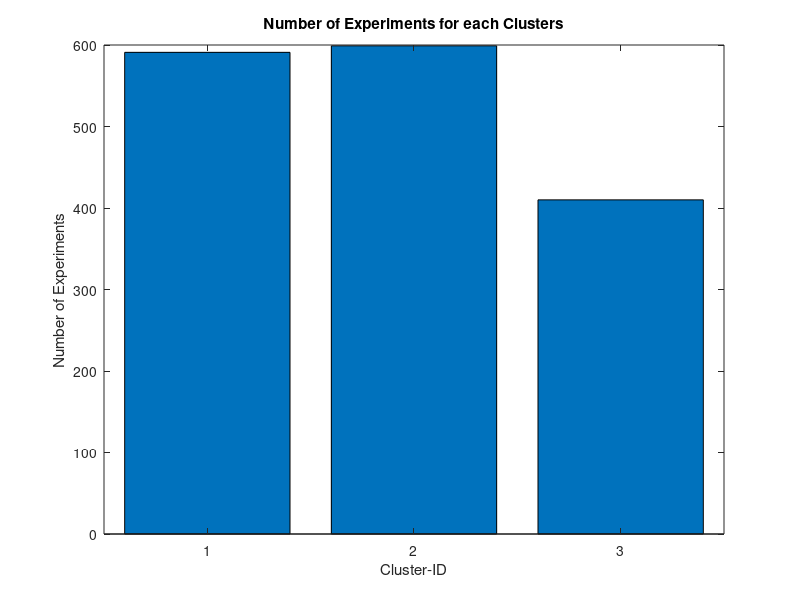
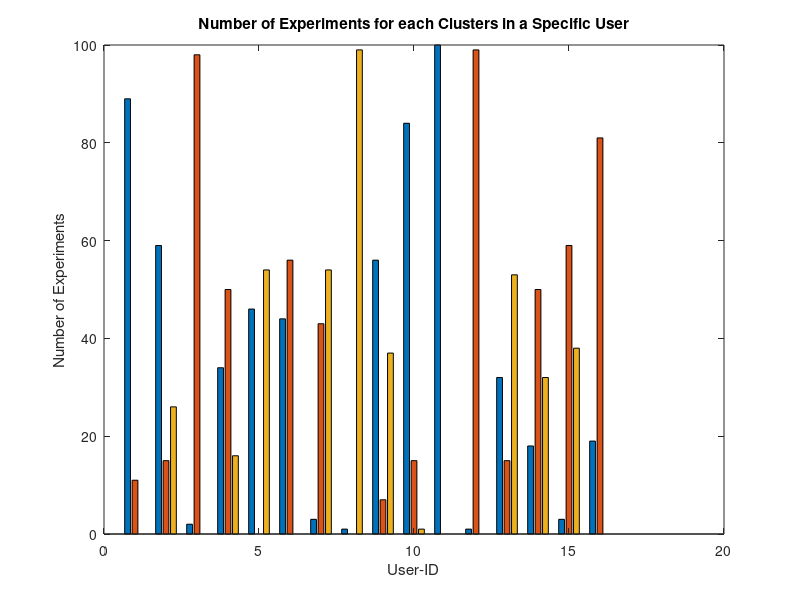

Source code (MATLAB) for these figures, in order: (Note: this script raises an error after producing the figures.)
clear all, close all, clc

filtering=1; %apply Gaussian filter if it's equal to 1.

if filtering
    load('clusters_after_filtering.mat');
else
    load('clusters.mat');
end

num_users=16;
num_votes=5; %from 1 to 5.
num_zones=2; %edge/all
num_levels=4;%4 different kind of noise levels
num_distortions=3; %DG-DR-DS
num_exp=100;
num_clusters=max(clusters);
I=4;
grid_I = [-6:1/I:6];

% 1)Number of Experiments for each Clusters

for i=1:max(clusters) %i is from 1 to number of clusters
    n_of_exp_for_each_clusters (1,i) = sum(clusters(:) == i);
end

figure;bar(n_of_exp_for_each_clusters)
title('Number of Experiments for each Clusters')
xlabel('Cluster-ID')
ylabel('Number of Experiments')

% 2)Number of Experiments for each Clusters in a User

clusters_seperated = reshape(clusters,num_exp,num_users);

for j=1:num_users
    for i=1:max(clusters) %i is from 1 to number of clusters
        n_of_exp_for_each_clusters_in_a_user (j,i) = sum(clusters_seperated(:,j) == i);
    end
end

figure;bar(n_of_exp_for_each_clusters_in_a_user)
title('Number of Experiments for each Clusters in a Specific User')
xlabel('User-ID')
ylabel('Number of Experiments')

legend_names=string(zeros(1,num_clusters));
for i=1:num_clusters
    legend_names(1,i)=sprintf('Cluster-%d', i);
end
legend(legend_names)

% 3)Average pattern for each clusters

for i=1:max(clusters) %i is from 1 to number of clusters
    indices {:,i} = find(clusters(:) == i);%indices of the experiments seperated to cluster-id
end

load('info_matrix_single.mat');

%adding lines at the end of all experiments to compansate the ignoring
%effect of hist2dw function
for i=1:length(info_matrix)
    for j=1:length(info_matrix{1,1})
        info_matrix{1,i}{j}(size(info_matrix{1,i}{j},1)+1,1:2)=1;    
    end
end

info_matrix_in_one_row=[];
for j=1:num_users
    k=info_matrix{1,j}(:);
    info_matrix_in_one_row=[info_matrix_in_one_row;k];
end

%for cluster-id
for cluster_id=1:num_clusters
    H=zeros(length(grid_I),length(grid_I));
    for i=1:length(indices{1,cluster_id})
        d=info_matrix_in_one_row{indices{1,cluster_id}(i),1};
        H=H+hist2dw(d(:,1),d(:,2),d(:,3),grid_I,grid_I); 
    %     figure;imagesc(grid_I,grid_I,H);
    end
    H=H./length(indices{1,cluster_id});
    figure;imagesc(grid_I,grid_I,H);
    h=colorbar;ylabel(h, 'Time elapsed [s]')
    title(sprintf('Average pattern for Cluster-%d', cluster_id))
    xlabel('Position [m] (x-axis)')
    ylabel('Position [m] (z-axis)') 
end

% 4)Distribution of votes in each clusters

load('data.mat'); %load information of experiments
votes=data2{:,6}; %accessing vote info in the 6th column
votes_seperated = reshape(votes,num_exp,num_users); %in each column we have votes of experiments ordered to user_id
[row,col]=size(clusters_seperated);
fre_of_votes=zeros(num_clusters, num_votes);

for i=1:col
    for j=1:row
        fre_of_votes(clusters_seperated(j,i),votes_seperated(j,i))=fre_of_votes(clusters_seperated(j,i),votes_seperated(j,i))+1;
    end
end

figure;bar(fre_of_votes)
title('Distribution of Votes in each Clusters')
xlabel('Cluster-ID')
ylabel('Frequency of Votes')
legend('Vote (1)','Vote (2)','Vote (3)','Vote (4)','Vote (5)')

% 5)Distribution of zones in each clusters

% load('data.mat'); %load information of experiments
zones=data2{:,5}; %accessing vote info in the 5th column
zones_seperated = reshape(zones,num_exp,num_users); %in each column we have zones of experiments ordered to user_id
[row,col]=size(clusters_seperated);
fre_of_zones=zeros(num_clusters, num_zones);

for i=1:col
    for j=1:row
        fre_of_zones(clusters_seperated(j,i),zones_seperated(j,i))=fre_of_zones(clusters_seperated(j,i),zones_seperated(j,i))+1;
    end
end

figure;bar(fre_of_zones)
title('Distribution of Zones in each Clusters')
xlabel('Cluster-ID')
ylabel('Frequency of Zones')
legend('All','Edges')

% 6)Distribution of noise levels in each clusters

% load('data.mat'); %load information of experiments
levels=data2{:,4}; %accessing vote info in the 4th column
levels_seperated = reshape(levels,num_exp,num_users); %in each column we have zones of experiments ordered to user_id
[row,col]=size(clusters_seperated);
fre_of_levels=zeros(num_clusters, num_levels);

for i=1:col
    for j=1:row
        fre_of_levels(clusters_seperated(j,i),levels_seperated(j,i))=fre_of_levels(clusters_seperated(j,i),levels_seperated(j,i))+1;
    end
end

figure;bar(fre_of_levels)
title('Distribution of Noise Levels in each Clusters')
xlabel('Cluster-ID')
ylabel('Frequency of Levels')
legend('1','2','3','4')

% 7)Distribution of noise levels in each clusters

% load('data.mat'); %load information of experiments
distortions=data2{:,3}; %accessing vote info in the 3rd column
distortions_seperated = reshape(distortions,num_exp,num_users); %in each column we have zones of experiments ordered to user_id
[row,col]=size(clusters_seperated);
fre_of_distortions=zeros(num_clusters, num_distortions);

for i=1:col
    for j=1:row
        fre_of_distortions(clusters_seperated(j,i),distortions_seperated(j,i))=fre_of_distortions(clusters_seperated(j,i),distortions_seperated(j,i))+1;
    end
end

figure;bar(fre_of_distortions)
title('Distribution of Distortions in each Clusters')
xlabel('Cluster-ID')
ylabel('Frequency of Distortions')
legend('DG','DR','NS')


% 8)Distribution of noise levels+distortion in each clusters
fre_of_distortions_levels_1=zeros(num_clusters, num_levels);
fre_of_distortions_levels_2=zeros(num_clusters, num_levels);
fre_of_distortions_levels_3=zeros(num_clusters, num_levels);
for i=1:col
    for j=1:row
        if distortions_seperated(j,i)=='DG'
            fre_of_distortions_levels_1(clusters_seperated(j,i),levels_seperated(j,i))=fre_of_distortions_levels_1(clusters_seperated(j,i),levels_seperated(j,i))+1;
        elseif distortions_seperated(j,i)=='DR'
            fre_of_distortions_levels_2(clusters_seperated(j,i),levels_seperated(j,i))=fre_of_distortions_levels_1(clusters_seperated(j,i),levels_seperated(j,i))+1;
        else distortions_seperated(j,i)=='NS'
            fre_of_distortions_levels_3(clusters_seperated(j,i),levels_seperated(j,i))=fre_of_distortions_levels_1(clusters_seperated(j,i),levels_seperated(j,i))+1;
        end
    end
end

fre_of_distortions_levels = [fre_of_distortions_levels_1 fre_of_distortions_levels_2 fre_of_distortions_levels_3];
figure;bar(fre_of_distortions_levels)
title('Distribution of Distortions+Levels in each Clusters')
xlabel('Cluster-ID')
ylabel('Frequency of Distortions+Levels')
legend('DG (1)','DG (2)','DG (3)','DG (4)','DR (1)','DR (2)','DR (3)','DR (4)','NS (1)','NS (2)','NS (3)','NS (4)')

%%%%%%%%%%%%%%%%%%%%%%%%%%%%%%%%%%%%%%%%%%%%%%%%%%%%%%%%%%%%%%%%%%%%%%%%%%%%%%%%%%%%%%%%%%%%%%%%%%%%%%%%%%%%%%%%%%%%
% 9)Average patterns in each votes

for i=1:num_votes %i is from 1 to 5
    indices {:,i} = find(votes(:) == i);%indices of the experiments seperated to votes
end

load('info_matrix.mat');

%adding lines at the end of all experiments to compansate the ignoring
%effect of hist2dw function
for i=1:length(info_matrix)
    for j=1:length(info_matrix{1,1})
        info_matrix{1,i}{j}(size(info_matrix{1,i}{j},1)+1,1:2)=1;    
    end
end

info_matrix_in_one_row=[];
for j=1:num_users
    k=info_matrix{1,j}(:);
    info_matrix_in_one_row=[info_matrix_in_one_row;k];
end

%for vote-id
for vote_id=1:num_votes
    H=zeros(length(grid_I),length(grid_I));
    for i=1:length(indices{1,vote_id})
        d=info_matrix_in_one_row{indices{1,vote_id}(i),1};
        H=H+hist2dw(d(:,1),d(:,2),d(:,3),grid_I,grid_I); 
    %     figure;imagesc(grid_I,grid_I,H);
    end
    H=H./length(indices{1,vote_id});
    figure;imagesc(grid_I,grid_I,H);                                 
    h=colorbar;ylabel(h, 'Time elapsed [s]')
    title(sprintf('Average pattern for Vote-%d', vote_id))
    xlabel('Position [m] (x-axis)')
    ylabel('Position [m] (z-axis)') 
end


